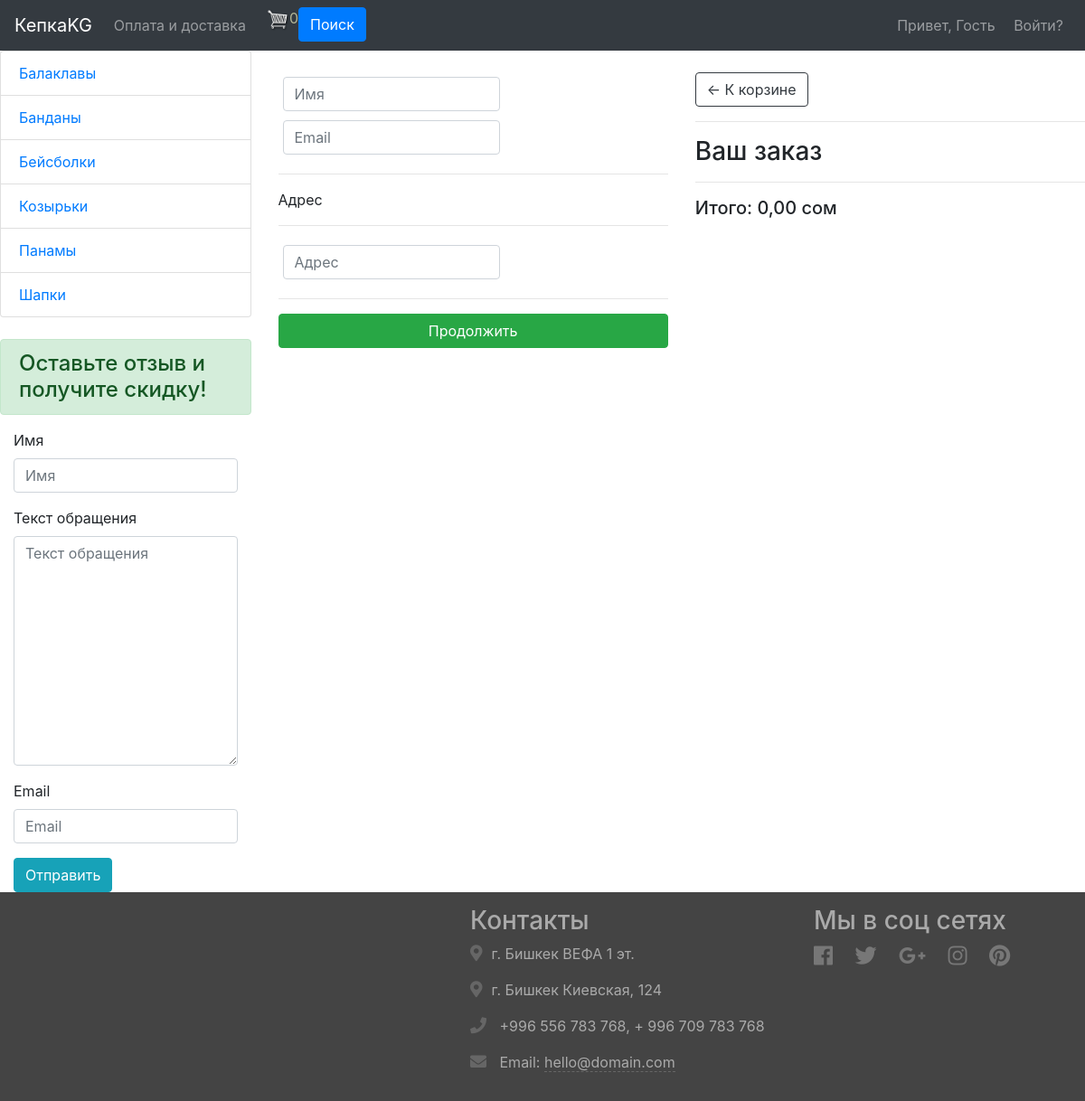
/order/checkout/, run on the app's committed database.
### product/models.py (models this page shows, shortened)
class Category(models.Model):
    name = models.CharField(max_length=255, verbose_name="Категория")
    class Meta:
        verbose_name = "категорию"
        verbose_name_plural = "Категории"

### order/views.py (the view)
# urls.py: path("checkout/", checkout, name="checkout"),
def checkout(request):
	data = cartData(request)
	cartItems = data['cartItems']
	order = data['order']
	items = data['items']
	context = {'items':items, 'order':order, 'cartItems':cartItems}
	return render(request, "checkout.html", context)

### feedback/forms.py
class FeedbackForm(forms.ModelForm):
    class Meta:
        model = Feedback
        fields = ["name", "text","email"]

### order/utils.py (called while the page is built, shortened)
def cookieCart(request):
    try:
        cart = json.loads(request.COOKIES['cart'])
    except:
        cart = {}
    items = []
    order = {'get_cart_total':0, 'get_cart_items':0}
    cartItems = order['get_cart_items']
    return {'cartItems':cartItems, 'order':order, 'items':items}

def cartData(request):
	if request.user.is_authenticated:
		customer = request.user.customer
		order, created = Order.objects.get_or_create(customer=customer, complete=False)
		items = order.orderitem_set.all()
		cartItems = order.get_cart_items
	else:
		cookieData = cookieCart(request)
		cartItems = cookieData['cartItems']
		order = cookieData['order']
		items = cookieData['items']
	return {'cartItems':cartItems, 'order':order, 'items':items}

### product/context_processors.py (called while the page is built)
def category(request):
    context = {}
    context["categories"] = Category.objects.order_by("name")
    context["feedback_form"] = FeedbackForm()
    return context

### order/templates/checkout.html (shortened to what this page needs)
{% extends 'index.html' %}
{% load bootstrap4 %}
{% load static %}
{% block content %}
    <div class="row">
        <div class="col-lg-6">
            <div class="box-element" id="form-wrapper">
                <form id="form">
                    <div id="user-info">
                        <div class="form-field">
                            <input required class="form-control" type="text" name="name" placeholder="Имя">
                        </div>
                        <div class="form-field">
                            <input required class="form-control" type="email" name="email" placeholder="Email">
                        </div>
                    </div>
                    <div id="shipping-info">
                        <hr>
                        <p>Адрес</p>
                        <hr>
                        <div class="form-field">
                            <input class="form-control" type="text" name="address" placeholder="Адрес">
                        </div>
                    </div>
                    <hr>
                    <input id="form-button" class="btn btn-success btn-block" type="submit" value="Продолжить">
                </form>
            </div>
            <br>
        </div>
        <div class="col-lg-6">
            <div class="box-element">
                <a  class="btn btn-outline-dark" href="{% url 'cart' %}">&#x2190; К корзине</a>
                <hr>
                <h3>Ваш заказ</h3>
                <hr>
                <h5>Итого:  {{order.get_cart_total|floatformat:2}} сом</h5>
            </div>
        </div>
    </div>
{% endblock %}

### product/templates/index.html (shortened to what this page needs)
{% load bootstrap4 %}
{% load static %}
<!DOCTYPE html>
<html lang="ru">
<head>
    <link rel="stylesheet" href="https://stackpath.bootstrapcdn.com/bootstrap/4.5.2/css/bootstrap.min.css">
    <link rel="stylesheet" href="https://maxcdn.bootstrapcdn.com/font-awesome/4.7.0/css/font-awesome.min.css">
    <link rel="stylesheet" href="https://use.fontawesome.com/releases/v5.0.6/css/all.css">
    <link rel="stylesheet" href="{% static 'css/styles.css' %}">
    <link rel="stylesheet" href="{% static 'css/for_cart_icons.css' %}">
</head>
<body>
    <nav class="navbar navbar-expand-md navbar-dark bg-dark">
        <a href="{% url 'products' %}" class="navbar-brand">КепкаKG</a>
        <div class="collapse navbar-collapse" id="navbarCollapse">
            <div class="navbar-nav">
                <a href="{% url 'info' %}" class="nav-item nav-link">Оплата и доставка</a>
                <a href="{% url 'cart' %}">
                  <img  id="cart-icon" src="{% static 'images/cart.png' %}">
                </a>
                <p id="cartItems" style="color:rgb(179, 182, 150)">{{cartItems}}</p>
                <br>
                <form method="get">
                  <button class="btn btn-primary" type="submit">Поиск</button>
                </form>
            </div>
        </div>
          <form class="navbar-nav">
            <li class="nav-item">
                {% if request.user.is_authenticated and request.user %}
                <li class="nav-item dropdown">
                  <a class="nav-link dropdown-toggle" href="#" id="navbardrop" data-toggle="dropdown">
                    {{ request.user.username }}
                  </a>
                  <div class="dropdown-menu">
                    <a class="dropdown-item" href="{% url 'edit-profile' request.user.profile.id %}">
                      Мой профиль
                    </a>
                    <a class="dropdown-item" href="{% url 'orders_list' %}">
                      Мои покупки
                    </a>
                  </div>
                </li>
                    <a href="{% url 'account_logout' %}" class="nav-link d-inline">Выйти?</a>
                {% else %}
                    <a href="#" class="nav-link d-inline">
                      Привет, Гость
                    </a>
                    <a href="{% url 'account_login' %}" class="nav-link d-inline">Войти?</a>
                {% endif %}
            </li>
          </form>
    </nav>
    <div>
      {% block page %}
        <div class="row">
          <div class="col-lg-3 col-md-2">
            <div class="list-group">
              {% for category in categories %}
                <a href="{% url 'category' category.id %}"
                  class="list-group-item
                ">
                  {{ category.name }}
                </a>
              {% endfor %}
            </div>
            <br>
            <h4 class="alert alert-success">Оставьте отзыв и получите скидку!</h4>
            <div class="container-fluid">
              <form action="{% url 'feedback' %}" method="POST" enctype="multipart/form-data">
                {% bootstrap_form feedback_form %}
                <button class="btn btn-info">
                  Отправить
                </button>
              </form>
            </div>
          </div>
        <div class="col-lg-9 col-md-10"><br>
          {% block content %}
          {% endblock %}
          <br>
        </div>
      </div>
      {% endblock %}
    </div>
        <footer>
        	<div class="footer-bottom">
		        <div class="container">
		        	<div class="row">
		        		<div class="col-md-4 col-lg-4 footer-about wow fadeInUp">
	                    </div>
		        		<div class="col-md-4 col-lg-4 offset-lg-1 footer-contact wow fadeInDown">
		        			<h3>Контакты</h3>
                            <p><i class="fas fa-map-marker-alt"></i>г. Бишкек ВЕФА 1 эт.</p>
                            <p><i class="fas fa-map-marker-alt"></i>г. Бишкек Киевская, 124</p>
		                	<p><i class="fas fa-phone"></i> +996 556 783 768, + 996 709 783 768</p>
		                	<p><i class="fas fa-envelope"></i> Email: <a href="mailto:hello@domain.com">hello@domain.com</a></p>
	                    </div>
	                    <div class="col-md-4 col-lg-3 footer-social wow fadeInUp">
	                    	<h3>Мы в соц сетях</h3>
	                    	<p>
	                    		<a href="#"><i class="fab fa-facebook"></i></a>
								<a href="#"><i class="fab fa-twitter"></i></a>
								<a href="#"><i class="fab fa-google-plus-g"></i></a>
								<a href="#"><i class="fab fa-instagram"></i></a>
								<a href="#"><i class="fab fa-pinterest"></i></a>
	                    	</p>
	                    </div>
		            </div>
		        </div>
	        </div>
        </footer>
</body>
</html>

### product/static/css/styles.css (style rules this page uses)
.footer-contact p { word-wrap: break-word; }
.footer-contact i { padding-right: 10px; font-size: 18px; color: #666; }
.footer-contact p a { color: #aaa; border-bottom: 1px dashed #666; }
.footer-social a { display: inline-block; margin-right: 20px; margin-bottom: 8px; color: #777; border: 0; }
.footer-social i { font-size: 24px; vertical-align: middle; }
.footer-bottom { padding: 15px 0; background: #444; text-align: left; color: #aaa; }

### data on the page
Category: name "Балаклавы"
Category: name "Банданы"
Category: name "Бейсболки"
Category: name "Козырьки"
Category: name "Панамы"
Category: name "Шапки"

### other printed values
{{ cartItems }} "0"
{{ order.get_cart_total|floatformat:2 }} "0,00"
